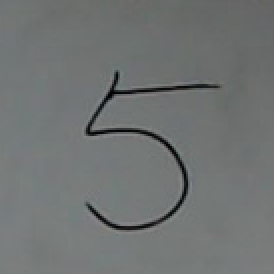
#> input picture mnist/month.png, 137 x 137 px (shown 2 times larger)
$ python Threshold.py
#> lines starting #> are read from the running program, lines starting #| are printed output that depends on the picture; after the words box and inside, x2 and y2 are one past the last pixel; in counts of white or black regions, pixels touching at a corner belong together
import cv2

for i in range(1,255,10):
	img = cv2.imread('month.png')
#> img is the input picture: shape (137, 137, 3); mean B, G, R 115.2, 115.3, 112.2
	img = cv2.cvtColor(img, cv2.COLOR_BGR2GRAY)
#> img: shape (137, 137)
	___, img = cv2.threshold(img, thresh=i, maxval=255, type=cv2.THRESH_BINARY_INV)
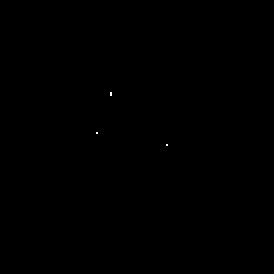
#> img: shape (137, 137) (shown 2 times larger); 0.02% white in thin lines or dots, all inside (x1, y1, x2, y2) = (48, 46, 84, 73)

	img = cv2.resize(img, (128, 128))
#> img: shape (128, 128)

	___, img = cv2.threshold(img, thresh=20, maxval=255, type=cv2.THRESH_BINARY)
#> img: shape (128, 128); 0.06% white in thin lines or dots, all inside (x1, y1, x2, y2) = (45, 43, 79, 69)
	cv2.imshow('i = {}'.format(i), img)
	# cv2.imshow('i', img)
	cv2.waitKey(0)
	cv2.destroyAllWindows()
cv2.destroyAllWindows()
